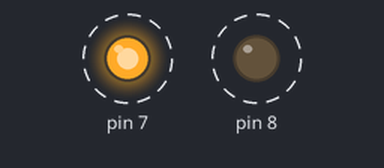
This sketch was run on a simulated Arduino Uno, built with avr-gcc and run on an emulated ATmega328P. Parts: output pins drawn as LEDs (lit = HIGH). Dashed ring = blinking.

Above: at 0.5 s.
Timing chart, 0 to 4.6 s (numbered marks = the images above):
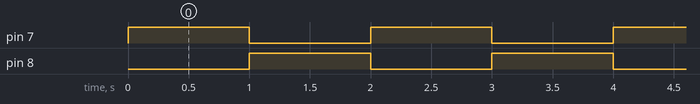

Measured:
- by itself, pin 7, pin 8: alternates HIGH for 1.0 s and LOW for 1.0 s

The sketch:

sketch_apr21a.ino
```cpp
void setup() {
  // put your setup code here, to run once:
analogWrite(7,255);
analogWrite(8,0);
}

void loop() {
  // put your main code here, to run repeatedly:
analogWrite(7,255);
analogWrite(8,0);
delay(1000);
analogWrite(7,0);
analogWrite(8,255);
delay(1000);
}
```
